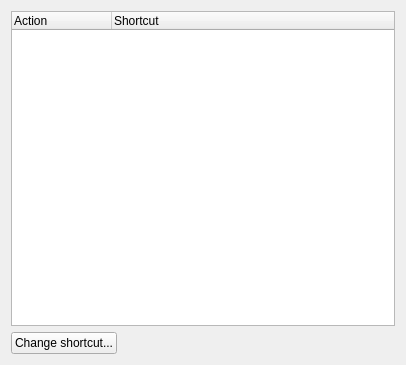
<?xml version="1.0" encoding="UTF-8"?>
<ui version="4.0">
 <class>HotkeyEditor</class>
 <widget class="QWidget" name="HotkeyEditor">
  <property name="geometry">
   <rect>
    <x>0</x>
    <y>0</y>
    <width>406</width>
    <height>365</height>
   </rect>
  </property>
  <property name="windowTitle">
   <string notr="true">Shortcuts</string>
  </property>
  <layout class="QGridLayout" name="gridLayout">
   <item row="0" column="0" colspan="2">
    <widget class="QTreeWidget" name="shortcutTreeWidget">
     <property name="alternatingRowColors">
      <bool>true</bool>
     </property>
     <property name="animated">
      <bool>true</bool>
     </property>
     <column>
      <property name="text">
       <string>Action</string>
      </property>
     </column>
     <column>
      <property name="text">
       <string>Shortcut</string>
      </property>
     </column>
    </widget>
   </item>
   <item row="1" column="0">
    <widget class="QPushButton" name="changeShortcutButton">
     <property name="text">
      <string>Change shortcut...</string>
     </property>
    </widget>
   </item>
   <item row="1" column="1">
    <spacer name="horizontalSpacer_7">
     <property name="orientation">
      <enum>Qt::Horizontal</enum>
     </property>
     <property name="sizeHint" stdset="0">
      <size>
       <width>262</width>
       <height>20</height>
      </size>
     </property>
    </spacer>
   </item>
  </layout>
 </widget>
 <resources/>
 <connections/>
</ui>
